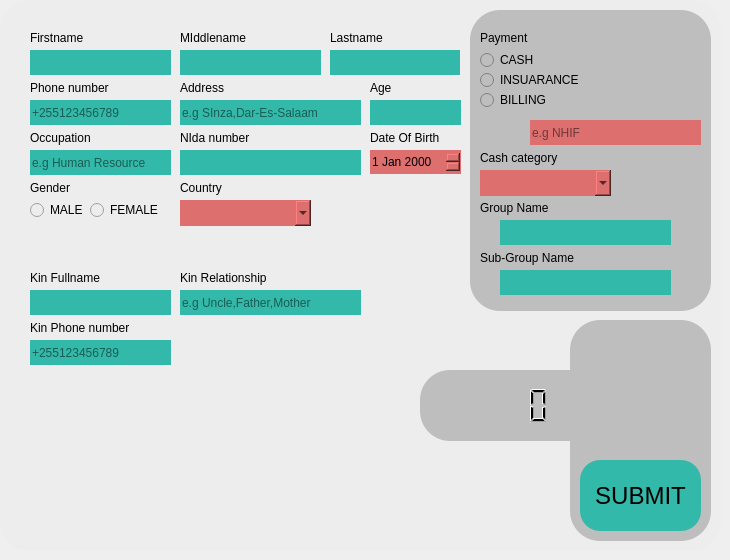
        <widget class="QWidget" name="NEWVISIT">
         <widget class="QGroupBox" name="groupBox_10">
          <property name="geometry">
           <rect>
            <x>0</x>
            <y>0</y>
            <width>721</width>
            <height>551</height>
           </rect>
          </property>
          <property name="styleSheet">
           <string notr="true">background-color: #EDEDED;
border-radius: 30px;</string>
          </property>
          <property name="title">
           <string/>
          </property>
          <widget class="QLineEdit" name="lineEdit_29">
           <property name="geometry">
            <rect>
             <x>30</x>
             <y>50</y>
             <width>141</width>
             <height>25</height>
            </rect>
           </property>
           <property name="styleSheet">
            <string notr="true">background-color: #33B9A9;
border-radius: 30px;</string>
           </property>
          </widget>
          <widget class="QLabel" name="label_41">
           <property name="geometry">
            <rect>
             <x>30</x>
             <y>30</y>
             <width>71</width>
             <height>16</height>
            </rect>
           </property>
           <property name="font">
            <font/>
           </property>
           <property name="styleSheet">
            <string notr="true">color: #000;</string>
           </property>
           <property name="text">
            <string>Firstname</string>
           </property>
          </widget>
          <widget class="QLabel" name="label_42">
           <property name="geometry">
            <rect>
             <x>30</x>
             <y>80</y>
             <width>91</width>
             <height>16</height>
            </rect>
           </property>
           <property name="font">
            <font/>
           </property>
           <property name="styleSheet">
            <string notr="true">color: #000;</string>
           </property>
           <property name="text">
            <string>Phone number</string>
           </property>
          </widget>
          <widget class="QLineEdit" name="lineEdit_30">
           <property name="geometry">
            <rect>
             <x>30</x>
             <y>100</y>
             <width>141</width>
             <height>25</height>
            </rect>
           </property>
           <property name="styleSheet">
            <string notr="true">background: #33B9A9;
border-radius: 20px;
color: #000;</string>
           </property>
           <property name="placeholderText">
            <string>+255123456789</string>
           </property>
          </widget>
          <widget class="QLabel" name="label_43">
           <property name="geometry">
            <rect>
             <x>30</x>
             <y>130</y>
             <width>71</width>
             <height>16</height>
            </rect>
           </property>
           <property name="font">
            <font/>
           </property>
           <property name="styleSheet">
            <string notr="true">color: #000;</string>
           </property>
           <property name="text">
            <string>Occupation</string>
           </property>
          </widget>
          <widget class="QLineEdit" name="lineEdit_31">
           <property name="geometry">
            <rect>
             <x>30</x>
             <y>150</y>
             <width>141</width>
             <height>25</height>
            </rect>
           </property>
           <property name="styleSheet">
            <string notr="true">background: #33B9A9;
border-radius: 20px;
color: #000;</string>
           </property>
           <property name="placeholderText">
            <string>e.g Human Resource</string>
           </property>
          </widget>
          <widget class="QLabel" name="label_44">
           <property name="geometry">
            <rect>
             <x>30</x>
             <y>180</y>
             <width>71</width>
             <height>16</height>
            </rect>
           </property>
           <property name="font">
            <font/>
           </property>
           <property name="styleSheet">
            <string notr="true">color: #000;</string>
           </property>
           <property name="text">
            <string>Gender</string>
           </property>
          </widget>
          <widget class="QRadioButton" name="radioButton_11">
           <property name="geometry">
            <rect>
             <x>30</x>
             <y>200</y>
             <width>61</width>
             <height>20</height>
            </rect>
           </property>
           <property name="styleSheet">
            <string notr="true">color: #000;</string>
           </property>
           <property name="text">
            <string>MALE</string>
           </property>
          </widget>
          <widget class="QRadioButton" name="radioButton_12">
           <property name="geometry">
            <rect>
             <x>90</x>
             <y>200</y>
             <width>81</width>
             <height>20</height>
            </rect>
           </property>
           <property name="styleSheet">
            <string notr="true">color: #000;</string>
           </property>
           <property name="text">
            <string>FEMALE</string>
           </property>
          </widget>
          <widget class="QLabel" name="label_45">
           <property name="geometry">
            <rect>
             <x>180</x>
             <y>180</y>
             <width>71</width>
             <height>16</height>
            </rect>
           </property>
           <property name="font">
            <font/>
           </property>
           <property name="styleSheet">
            <string notr="true">color: #000;</string>
           </property>
           <property name="text">
            <string>Country</string>
           </property>
          </widget>
          <widget class="QComboBox" name="comboBox_5">
           <property name="geometry">
            <rect>
             <x>180</x>
             <y>200</y>
             <width>131</width>
             <height>26</height>
            </rect>
           </property>
           <property name="styleSheet">
            <string notr="true">background-color: #DE6F6F;
border-radius: 30px;
color: #000;</string>
           </property>
           <item>
            <property name="text">
             <string/>
            </property>
           </item>
           <item>
            <property name="text">
             <string>Tanzania</string>
            </property>
           </item>
           <item>
            <property name="text">
             <string>Kenya</string>
            </property>
           </item>
           <item>
            <property name="text">
             <string>Uganda</string>
            </property>
           </item>
           <item>
            <property name="text">
             <string>Rwanda</string>
            </property>
           </item>
           <item>
            <property name="text">
             <string>Burundi</string>
            </property>
           </item>
           <item>
            <property name="text">
             <string>Others</string>
            </property>
           </item>
          </widget>
          <widget class="QLineEdit" name="lineEdit_32">
           <property name="geometry">
            <rect>
             <x>180</x>
             <y>150</y>
             <width>181</width>
             <height>25</height>
            </rect>
           </property>
           <property name="styleSheet">
            <string notr="true">background-color: #33B9A9;
border-radius: 30px;</string>
           </property>
          </widget>
          <widget class="QLabel" name="label_46">
           <property name="geometry">
            <rect>
             <x>180</x>
             <y>130</y>
             <width>81</width>
             <height>16</height>
            </rect>
           </property>
           <property name="font">
            <font/>
           </property>
           <property name="styleSheet">
            <string notr="true">color: #000;</string>
           </property>
           <property name="text">
            <string>NIda number</string>
           </property>
          </widget>
          <widget class="QLabel" name="label_47">
           <property name="geometry">
            <rect>
             <x>180</x>
             <y>30</y>
             <width>81</width>
             <height>16</height>
            </rect>
           </property>
           <property name="font">
            <font/>
           </property>
           <property name="styleSheet">
            <string notr="true">color: #000;</string>
           </property>
           <property name="text">
            <string>MIddlename</string>
           </property>
          </widget>
          <widget class="QLineEdit" name="lineEdit_33">
           <property name="geometry">
            <rect>
             <x>180</x>
             <y>50</y>
             <width>141</width>
             <height>25</height>
            </rect>
           </property>
           <property name="styleSheet">
            <string notr="true">background-color: #33B9A9;
border-radius: 30px;</string>
           </property>
          </widget>
          <widget class="QLabel" name="label_48">
           <property name="geometry">
            <rect>
             <x>180</x>
             <y>80</y>
             <width>71</width>
             <height>16</height>
            </rect>
           </property>
           <property name="font">
            <font/>
           </property>
           <property name="styleSheet">
            <string notr="true">color: #000;</string>
           </property>
           <property name="text">
            <string>Address</string>
           </property>
          </widget>
          <widget class="QLineEdit" name="lineEdit_34">
           <property name="geometry">
            <rect>
             <x>180</x>
             <y>100</y>
             <width>181</width>
             <height>25</height>
            </rect>
           </property>
           <property name="styleSheet">
            <string notr="true">background: #33B9A9;
border-radius: 20px;
color: #000;</string>
           </property>
           <property name="placeholderText">
            <string>e.g SInza,Dar-Es-Salaam</string>
           </property>
          </widget>
          <widget class="QLineEdit" name="lineEdit_35">
           <property name="geometry">
            <rect>
             <x>330</x>
             <y>50</y>
             <width>130</width>
             <height>25</height>
            </rect>
           </property>
           <property name="styleSheet">
            <string notr="true">background-color: #33B9A9;
border-radius: 30px;</string>
           </property>
          </widget>
          <widget class="QLabel" name="label_49">
           <property name="geometry">
            <rect>
             <x>330</x>
             <y>30</y>
             <width>81</width>
             <height>16</height>
            </rect>
           </property>
           <property name="font">
            <font/>
           </property>
           <property name="styleSheet">
            <string notr="true">color: #000;</string>
           </property>
           <property name="text">
            <string>Lastname</string>
           </property>
          </widget>
          <widget class="QLabel" name="label_50">
           <property name="geometry">
            <rect>
             <x>370</x>
             <y>80</y>
             <width>81</width>
             <height>16</height>
            </rect>
           </property>
           <property name="font">
            <font/>
           </property>
           <property name="styleSheet">
            <string notr="true">color: #000;</string>
           </property>
           <property name="text">
            <string>Age</string>
           </property>
          </widget>
          <widget class="QLineEdit" name="lineEdit_36">
           <property name="geometry">
            <rect>
             <x>370</x>
             <y>100</y>
             <width>91</width>
             <height>25</height>
            </rect>
           </property>
           <property name="styleSheet">
            <string notr="true">background-color: #33B9A9;
border-radius: 30px;</string>
           </property>
          </widget>
          <widget class="QDateEdit" name="dateEdit_3">
           <property name="geometry">
            <rect>
             <x>370</x>
             <y>150</y>
             <width>91</width>
             <height>24</height>
            </rect>
           </property>
           <property name="styleSheet">
            <string notr="true">background-color: #DE6F6F;
border-radius: 30px;
color: #000;</string>
           </property>
          </widget>
          <widget class="QLabel" name="label_51">
           <property name="geometry">
            <rect>
             <x>370</x>
             <y>130</y>
             <width>91</width>
             <height>16</height>
            </rect>
           </property>
           <property name="font">
            <font/>
           </property>
           <property name="styleSheet">
            <string notr="true">color: #000;</string>
           </property>
           <property name="text">
            <string>Date Of Birth</string>
           </property>
          </widget>
          <widget class="QLineEdit" name="lineEdit_37">
           <property name="geometry">
            <rect>
             <x>30</x>
             <y>290</y>
             <width>141</width>
             <height>25</height>
            </rect>
           </property>
           <property name="styleSheet">
            <string notr="true">background-color: #33B9A9;
border-radius: 30px;</string>
           </property>
          </widget>
          <widget class="QLineEdit" name="lineEdit_38">
           <property name="geometry">
            <rect>
             <x>180</x>
             <y>290</y>
             <width>181</width>
             <height>25</height>
            </rect>
           </property>
           <property name="styleSheet">
            <string notr="true">background: #33B9A9;
border-radius: 20px;
color: #000;</string>
           </property>
           <property name="placeholderText">
            <string>e.g Uncle,Father,Mother</string>
           </property>
          </widget>
          <widget class="QLabel" name="label_52">
           <property name="geometry">
            <rect>
             <x>30</x>
             <y>270</y>
             <width>81</width>
             <height>16</height>
            </rect>
           </property>
           <property name="font">
            <font/>
           </property>
           <property name="styleSheet">
            <string notr="true">color: #000;</string>
           </property>
           <property name="text">
            <string>Kin Fullname</string>
           </property>
          </widget>
          <widget class="QLabel" name="label_53">
           <property name="geometry">
            <rect>
             <x>180</x>
             <y>270</y>
             <width>101</width>
             <height>16</height>
            </rect>
           </property>
           <property name="font">
            <font/>
           </property>
           <property name="styleSheet">
            <string notr="true">color: #000;</string>
           </property>
           <property name="text">
            <string>Kin Relationship</string>
           </property>
          </widget>
          <widget class="QLabel" name="label_54">
           <property name="geometry">
            <rect>
             <x>30</x>
             <y>320</y>
             <width>131</width>
             <height>16</height>
            </rect>
           </property>
           <property name="font">
            <font/>
           </property>
           <property name="styleSheet">
            <string notr="true">color: #000;</string>
           </property>
           <property name="text">
            <string>Kin Phone number</string>
           </property>
          </widget>
          <widget class="QLineEdit" name="lineEdit_39">
           <property name="geometry">
            <rect>
             <x>30</x>
             <y>340</y>
             <width>141</width>
             <height>25</height>
            </rect>
           </property>
           <property name="styleSheet">
            <string notr="true">background: #33B9A9;
border-radius: 20px;
color: #000;</string>
           </property>
           <property name="placeholderText">
            <string>+255123456789</string>
           </property>
          </widget>
          <widget class="QGroupBox" name="groupBox_11">
           <property name="geometry">
            <rect>
             <x>470</x>
             <y>10</y>
             <width>241</width>
             <height>301</height>
            </rect>
           </property>
           <property name="styleSheet">
            <string notr="true">background-color: #BEBEBE;
border-radius: 30px;</string>
           </property>
           <property name="title">
            <string/>
           </property>
           <widget class="QLineEdit" name="lineEdit_40">
            <property name="geometry">
             <rect>
              <x>30</x>
              <y>260</y>
              <width>171</width>
              <height>25</height>
             </rect>
            </property>
            <property name="styleSheet">
             <string notr="true">background-color: #33B9A9;
border-radius: 30px;</string>
            </property>
           </widget>
           <widget class="QLabel" name="label_55">
            <property name="geometry">
             <rect>
              <x>10</x>
              <y>240</y>
              <width>111</width>
              <height>16</height>
             </rect>
            </property>
            <property name="font">
             <font/>
            </property>
            <property name="styleSheet">
             <string notr="true">color: #000;</string>
            </property>
            <property name="text">
             <string>Sub-Group Name</string>
            </property>
           </widget>
           <widget class="QLineEdit" name="lineEdit_41">
            <property name="geometry">
             <rect>
              <x>30</x>
              <y>210</y>
              <width>171</width>
              <height>25</height>
             </rect>
            </property>
            <property name="styleSheet">
             <string notr="true">background-color: #33B9A9;
border-radius: 30px;</string>
            </property>
           </widget>
           <widget class="QLabel" name="label_56">
            <property name="geometry">
             <rect>
              <x>10</x>
              <y>190</y>
              <width>81</width>
              <height>16</height>
             </rect>
            </property>
            <property name="font">
             <font/>
            </property>
            <property name="styleSheet">
             <string notr="true">color: #000;</string>
            </property>
            <property name="text">
             <string>Group Name</string>
            </property>
           </widget>
           <widget class="QRadioButton" name="radioButton_13">
            <property name="geometry">
             <rect>
              <x>10</x>
              <y>60</y>
              <width>111</width>
              <height>20</height>
             </rect>
            </property>
            <property name="styleSheet">
             <string notr="true">color: #000;</string>
            </property>
            <property name="text">
             <string>INSUARANCE</string>
            </property>
           </widget>
           <widget class="QRadioButton" name="radioButton_14">
            <property name="geometry">
             <rect>
              <x>10</x>
              <y>40</y>
              <width>61</width>
              <height>20</height>
             </rect>
            </property>
            <property name="styleSheet">
             <string notr="true">color: #000;</string>
            </property>
            <property name="text">
             <string>CASH</string>
            </property>
           </widget>
           <widget class="QRadioButton" name="radioButton_15">
            <property name="geometry">
             <rect>
              <x>10</x>
              <y>80</y>
              <width>81</width>
              <height>20</height>
             </rect>
            </property>
            <property name="styleSheet">
             <string notr="true">color: #000;</string>
            </property>
            <property name="text">
             <string>BILLING</string>
            </property>
           </widget>
           <widget class="QLabel" name="label_57">
            <property name="geometry">
             <rect>
              <x>10</x>
              <y>20</y>
              <width>81</width>
              <height>16</height>
             </rect>
            </property>
            <property name="font">
             <font/>
            </property>
            <property name="styleSheet">
             <string notr="true">color: #000;</string>
            </property>
            <property name="text">
             <string>Payment</string>
            </property>
           </widget>
           <widget class="QComboBox" name="comboBox_6">
            <property name="geometry">
             <rect>
              <x>10</x>
              <y>160</y>
              <width>131</width>
              <height>26</height>
             </rect>
            </property>
            <property name="styleSheet">
             <string notr="true">background-color: #DE6F6F;
border-radius: 30px;
color: #000;</string>
            </property>
            <item>
             <property name="text">
              <string/>
             </property>
            </item>
            <item>
             <property name="text">
              <string>Tanesco</string>
             </property>
            </item>
            <item>
             <property name="text">
              <string>Parliament</string>
             </property>
            </item>
            <item>
             <property name="text">
              <string>State House</string>
             </property>
            </item>
            <item>
             <property name="text">
              <string>CRDB Bank</string>
             </property>
            </item>
            <item>
             <property name="text">
              <string>NMB Bank</string>
             </property>
            </item>
            <item>
             <property name="text">
              <string>Military</string>
             </property>
            </item>
            <item>
             <property name="text">
              <string>Police Tanzania</string>
             </property>
            </item>
           </widget>
           <widget class="QLabel" name="label_58">
            <property name="geometry">
             <rect>
              <x>10</x>
              <y>140</y>
              <width>91</width>
              <height>16</height>
             </rect>
            </property>
            <property name="font">
             <font/>
            </property>
            <property name="styleSheet">
             <string notr="true">color: #000;</string>
            </property>
            <property name="text">
             <string>Cash category</string>
            </property>
           </widget>
           <widget class="QLabel" name="label_59">
            <property name="geometry">
             <rect>
              <x>10</x>
              <y>110</y>
              <width>81</width>
              <height>16</height>
             </rect>
            </property>
            <property name="font">
             <font/>
            </property>
            <property name="text">
             <string/>
            </property>
           </widget>
           <widget class="QLineEdit" name="lineEdit_42">
            <property name="geometry">
             <rect>
              <x>60</x>
              <y>110</y>
              <width>171</width>
              <height>25</height>
             </rect>
            </property>
            <property name="styleSheet">
             <string notr="true">background-color: #DE6F6F;
border-radius: 30px;
color: #000;</string>
            </property>
            <property name="placeholderText">
             <string>e.g NHIF</string>
            </property>
           </widget>
          </widget>
          <widget class="QGroupBox" name="groupBox_12">
           <property name="geometry">
            <rect>
             <x>570</x>
             <y>320</y>
             <width>141</width>
             <height>221</height>
            </rect>
           </property>
           <property name="styleSheet">
            <string notr="true">background-color: #BEBEBE;
border-radius: 30px;</string>
           </property>
           <property name="title">
            <string/>
           </property>
           <widget class="QLabel" name="label_60">
            <property name="geometry">
             <rect>
              <x>20</x>
              <y>30</y>
              <width>100</width>
              <height>100</height>
             </rect>
            </property>
            <property name="text">
             <string/>
            </property>
            <property name="pixmap">
             <pixmap>:/img/qrcode2.png</pixmap>
            </property>
            <property name="scaledContents">
             <bool>true</bool>
            </property>
           </widget>
           <widget class="QPushButton" name="pushButton_9">
            <property name="geometry">
             <rect>
              <x>10</x>
              <y>140</y>
              <width>121</width>
              <height>71</height>
             </rect>
            </property>
            <property name="font">
             <font>
              <pointsize>18</pointsize>
             </font>
            </property>
            <property name="styleSheet">
             <string notr="true">background: #33B9A9;
border-radius: 20px;
color: #000;</string>
            </property>
            <property name="text">
             <string>SUBMIT</string>
            </property>
           </widget>
          </widget>
          <widget class="QGroupBox" name="groupBox_13">
           <property name="geometry">
            <rect>
             <x>420</x>
             <y>370</y>
             <width>221</width>
             <height>71</height>
            </rect>
           </property>
           <property name="styleSheet">
            <string notr="true">background-color: #BEBEBE;
border-radius: 30px;</string>
           </property>
           <property name="title">
            <string/>
           </property>
           <widget class="QLCDNumber" name="lcdNumber">
            <property name="geometry">
             <rect>
              <x>30</x>
              <y>10</y>
              <width>101</width>
              <height>51</height>
             </rect>
            </property>
            <property name="styleSheet">
             <string notr="true">color: rgb(0, 0, 0);</string>
            </property>
           </widget>
          </widget>
          <zorder>groupBox_13</zorder>
          <zorder>lineEdit_29</zorder>
          <zorder>label_41</zorder>
          <zorder>label_42</zorder>
          <zorder>lineEdit_30</zorder>
          <zorder>label_43</zorder>
          <zorder>lineEdit_31</zorder>
          <zorder>label_44</zorder>
          <zorder>radioButton_11</zorder>
          <zorder>radioButton_12</zorder>
          <zorder>label_45</zorder>
          <zorder>comboBox_5</zorder>
          <zorder>lineEdit_32</zorder>
          <zorder>label_46</zorder>
          <zorder>label_47</zorder>
          <zorder>lineEdit_33</zorder>
          <zorder>label_48</zorder>
          <zorder>lineEdit_34</zorder>
          <zorder>lineEdit_35</zorder>
          <zorder>label_49</zorder>
          <zorder>label_50</zorder>
          <zorder>lineEdit_36</zorder>
          <zorder>dateEdit_3</zorder>
          <zorder>label_51</zorder>
          <zorder>lineEdit_37</zorder>
          <zorder>lineEdit_38</zorder>
          <zorder>label_52</zorder>
          <zorder>label_53</zorder>
          <zorder>label_54</zorder>
          <zorder>lineEdit_39</zorder>
          <zorder>groupBox_11</zorder>
          <zorder>groupBox_12</zorder>
         </widget>
        </widget>
